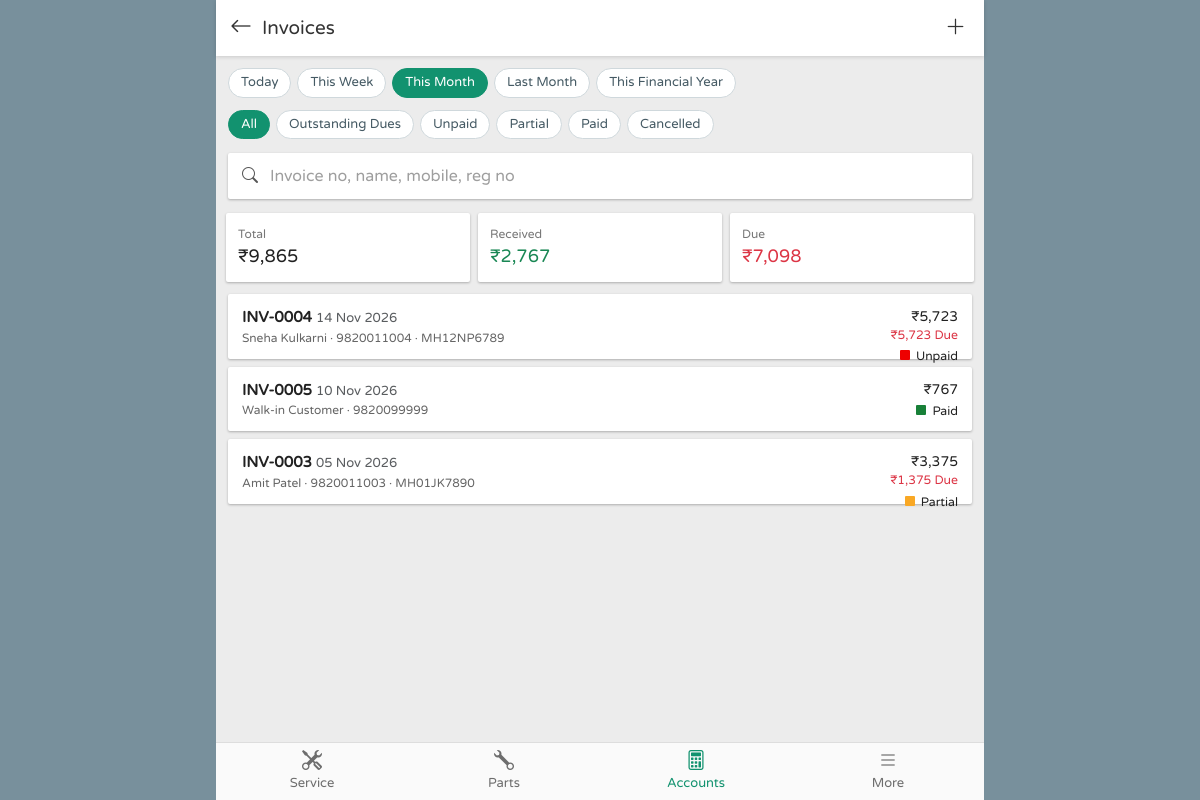
Screenshot of /invoices.php (signed in) with the database file from the repository.
### tables this page shows
CREATE TABLE invoices (
  id               INT UNSIGNED NOT NULL AUTO_INCREMENT,
  invoice_no       VARCHAR(20)   NOT NULL,
  type             ENUM('job','counter') NOT NULL DEFAULT 'job',
  job_card_id      INT UNSIGNED  NULL,
  customer_id      INT UNSIGNED  NULL,
  customer_name    VARCHAR(100)  NULL,    
  customer_mobile  VARCHAR(15)   NULL,
  invoice_date     DATE          NOT NULL,
  place_of_supply  CHAR(2)       NOT NULL DEFAULT '27',
  is_igst          TINYINT(1)    NOT NULL DEFAULT 0,
  gst_enabled      TINYINT(1)    NOT NULL DEFAULT 1,    
  subtotal         DECIMAL(12,2) NOT NULL DEFAULT 0,    
  discount         DECIMAL(12,2) NOT NULL DEFAULT 0,
  cgst             DECIMAL(12,2) NOT NULL DEFAULT 0,
  sgst             DECIMAL(12,2) NOT NULL DEFAULT 0,
  igst             DECIMAL(12,2) NOT NULL DEFAULT 0,
  round_off        DECIMAL(6,2)  NOT NULL DEFAULT 0,
  total            DECIMAL(12,2) NOT NULL DEFAULT 0,
  paid             DECIMAL(12,2) NOT NULL DEFAULT 0,
  balance          DECIMAL(12,2) NOT NULL DEFAULT 0,
  status           ENUM('unpaid','partial','paid','cancelled') NOT NULL DEFAULT 'unpaid',
  notes            TEXT          NULL,
  created_by       INT UNSIGNED  NULL,
  created_at       DATETIME      NOT NULL DEFAULT CURRENT_TIMESTAMP,
  PRIMARY KEY (id),
  UNIQUE KEY uq_invoice_no (invoice_no),
  UNIQUE KEY uq_invoice_jc (job_card_id),
  KEY idx_inv_date (invoice_date),
  KEY idx_inv_status (status),
  KEY idx_inv_customer (customer_id),
  CONSTRAINT fk_inv_jc       FOREIGN KEY (job_card_id) REFERENCES job_cards(id) ON DELETE RESTRICT,
  CONSTRAINT fk_inv_customer FOREIGN KEY (customer_id) REFERENCES customers(id) ON DELETE RESTRICT,
  CONSTRAINT fk_inv_user     FOREIGN KEY (created_by)  REFERENCES users(id)     ON DELETE SET NULL
);

CREATE TABLE customers (
  id          INT UNSIGNED NOT NULL AUTO_INCREMENT,
  name        VARCHAR(100) NOT NULL,
  mobile      VARCHAR(15)  NOT NULL,
  alt_mobile  VARCHAR(15)  NULL,
  email       VARCHAR(100) NULL,
  address     TEXT         NULL,
  city        VARCHAR(60)  NULL,
  gstin       VARCHAR(15)  NULL,
  notes       TEXT         NULL,
  created_at  DATETIME     NOT NULL DEFAULT CURRENT_TIMESTAMP,
  PRIMARY KEY (id),
  UNIQUE KEY uq_customers_mobile (mobile),
  KEY idx_customers_name (name)
);

CREATE TABLE vehicles (
  id                 INT UNSIGNED NOT NULL AUTO_INCREMENT,
  customer_id        INT UNSIGNED NOT NULL,
  reg_no             VARCHAR(20)  NOT NULL,
  make               VARCHAR(50)  NOT NULL,
  model              VARCHAR(50)  NOT NULL,
  variant            VARCHAR(50)  NULL,
  fuel_type          ENUM('petrol','diesel','cng','ev','other') NOT NULL DEFAULT 'petrol',
  year               SMALLINT UNSIGNED NULL,
  color              VARCHAR(30)  NULL,
  chassis_no         VARCHAR(40)  NULL,
  engine_no          VARCHAR(40)  NULL,
  odometer           INT UNSIGNED NULL,
  insurance_company  VARCHAR(100) NULL,
  policy_no          VARCHAR(50)  NULL,
  insurance_expiry   DATE         NULL,
  puc_expiry         DATE         NULL,
  next_service_date  DATE         NULL,
  next_service_km    INT UNSIGNED NULL,
  created_at         DATETIME     NOT NULL DEFAULT CURRENT_TIMESTAMP,
  PRIMARY KEY (id),
  UNIQUE KEY uq_vehicles_reg (reg_no),
  KEY idx_vehicles_customer (customer_id),
  KEY idx_vehicles_chassis (chassis_no),
  KEY idx_vehicles_insurance (insurance_expiry),
  KEY idx_vehicles_puc (puc_expiry),
  KEY idx_vehicles_service (next_service_date),
  CONSTRAINT fk_vehicles_customer FOREIGN KEY (customer_id) REFERENCES customers(id)
    ON DELETE RESTRICT ON UPDATE CASCADE
);

### includes/helpers.php (called while the page is built, shortened)
<?php
function base_url(): string
{
    static $base = null;
    if ($base !== null) return $base;
    $root = str_replace('\\', '/', realpath(__DIR__ . '/..'));
    $doc  = str_replace('\\', '/', realpath($_SERVER['DOCUMENT_ROOT'] ?? '') ?: '');
    if ($doc !== '' && strpos($root, $doc) === 0) {
        $base = substr($root, strlen($doc));
    } else {
        $script = str_replace('\\', '/', $_SERVER['SCRIPT_NAME'] ?? '');
        $base = preg_replace('#/(api|print)/[^/]*$#', '', $script);
        $base = preg_replace('#/[^/]*\.php$#', '', $base);
    }
    return $base = rtrim($base, '/');
}
function url(string $path = ''): string { return base_url() . '/' . ltrim($path, '/'); }
function e($s): string { return htmlspecialchars((string) ($s ?? ''), ENT_QUOTES | ENT_SUBSTITUTE, 'UTF-8'); }
function inr($n, int $dec = 2): string
{
    $n = (float) $n;
    $neg = $n < 0; $n = abs($n);
    $parts = explode('.', number_format($n, $dec, '.', ''));
    $int = $parts[0];
    $last3 = substr($int, -3);
    $rest = substr($int, 0, -3);
    if ($rest !== '' && $rest !== false) $rest = preg_replace('/\B(?=(\d{2})+(?!\d))/', ',', $rest) . ',';
    $out = ($rest ?: '') . $last3 . ($dec ? '.' . $parts[1] : '');
    return ($neg ? '-' : '') . $out;
}
function money($n, int $dec = 2): string { return ((float) $n < 0 ? '-₹' : '₹') . inr(abs((float) $n), $dec); }
function fmt_date($d, string $f = 'd M Y'): string { return $d ? date($f, strtotime((string) $d)) : '-'; }
function input(string $key, $default = '')
{
    $v = $_POST[$key] ?? $_GET[$key] ?? $default;
    return is_string($v) ? trim($v) : $v;
}
function one_of($v, array $allowed, $default) { return in_array($v, $allowed, true) ? $v : $default; }
function period_range(string $p, string $from = '', string $to = ''): array
{
    $today = date('Y-m-d');
    switch ($p) {
        default:           return [date('Y-m-01'), $today, t('this_month')];
    }
}

### includes/lang.php (called while the page is built, shortened)
<?php
function lang(): string
{
    if (!empty($_SESSION['lang']) && isset(LANGS[$_SESSION['lang']])) return $_SESSION['lang'];
    $d = function_exists('setting') ? (string) setting('default_language') : 'en';
    return isset(LANGS[$d]) ? $d : 'en';
}
function t(string $key): string
{
    static $dict = [];
    $l = lang();
    if (!isset($dict['en'])) $dict['en'] = require __DIR__ . '/lang/en.php';
    return $dict[$l][$key] ?? $dict['en'][$key] ?? ucfirst(str_replace('_', ' ', $key));
}
function te(string $key): string { return e(t($key)); }

### includes/db.php (called while the page is built, shortened)
<?php
function db(): PDO
{
    static $pdo = null;
    if ($pdo === null) {
        $dsn = 'mysql:host=' . DB_HOST . ';port=' . DB_PORT . ';dbname=' . DB_NAME . ';charset=utf8mb4';
        try {
            $pdo = new PDO($dsn, DB_USER, DB_PASS, [
                PDO::ATTR_ERRMODE            => PDO::ERRMODE_EXCEPTION,
                PDO::ATTR_DEFAULT_FETCH_MODE => PDO::FETCH_ASSOC,
                PDO::ATTR_EMULATE_PREPARES   => false,
            ]);
            $pdo->exec("SET time_zone = '+05:30'");
        } catch (PDOException $e) {
            http_response_code(500);
            exit(APP_DEBUG ? 'Database connection failed: ' . htmlspecialchars($e->getMessage())
                           : 'Database connection failed. Check config.php');
        }
    }
    return $pdo;
}
function q(string $sql, array $params = []): PDOStatement
{
    $st = db()->prepare($sql);
    $st->execute(array_values($params));
    return $st;
}
function rows(string $sql, array $params = []): array
{
    return q($sql, $params)->fetchAll();
}

### invoices.php (the view, shortened to what this page needs)
<?php
require __DIR__ . '/includes/bootstrap.php';
$status = one_of(input('status', 'all'), ['all', 'unpaid', 'partial', 'paid', 'cancelled', 'due'], 'all');
$q = (string) input('q');
[$from, $to, $plabel] = period_range((string) input('period', $status === 'due' ? 'this_year' : 'this_month'), (string) input('from'), (string) input('to'));
$where = ['i.invoice_date BETWEEN ? AND ?']; $params = [$from, $to];
$list = rows('SELECT i.*, c.name AS cname, c.mobile AS cmobile, v.reg_no FROM invoices i LEFT JOIN customers c ON c.id = i.customer_id
    LEFT JOIN job_cards jc ON jc.id = i.job_card_id LEFT JOIN vehicles v ON v.id = jc.vehicle_id
    WHERE ' . implode(' AND ', $where) . ' ORDER BY i.invoice_date DESC, i.id DESC LIMIT 300', $params);
$sum = ['total' => 0, 'paid' => 0, 'balance' => 0];
foreach ($list as $r) if ($r['status'] !== 'cancelled') { $sum['total'] += $r['total']; $sum['paid'] += $r['paid']; $sum['balance'] += $r['balance']; }
$header_right = '<a class="hdr-icon" href="' . url('invoice_new.php') . '"><i class="bi bi-plus-lg"></i></a>';
include __DIR__ . '/includes/header.php';
?>
<?php if ($status !== 'due') echo period_tabs((string) input('period', 'this_month'), 'invoices.php?status=' . $status); ?>
<div class="seg">
  <?php foreach (['all', 'due', 'unpaid', 'partial', 'paid', 'cancelled'] as $s): ?>
    <a class="<?= $s === $status ? 'active' : '' ?>" href="<?= url('invoices.php?status=' . $s) ?>"><?= te($s === 'all' ? 'all' : ($s === 'due' ? 'outstanding_dues' : 'inv_' . $s)) ?></a>
  <?php endforeach; ?>
</div>
<form class="search-card" method="get">
  <i class="bi bi-search"></i><input type="search" name="q" value="<?= e($q) ?>" placeholder="<?= te('search_invoice_ph') ?>">
</form>
<div class="kpi" style="grid-template-columns:repeat(3,1fr)">
  <div><small><?= te('total') ?></small><b><?= money($sum['total'], 0) ?></b></div>
  <div><small><?= te('received') ?></small><b class="text-success"><?= money($sum['paid'], 0) ?></b></div>
  <div><small><?= te('due') ?></small><b class="text-danger"><?= money($sum['balance'], 0) ?></b></div>
</div>
<?php foreach ($list as $r): $name = $r['cname'] ?: $r['customer_name']; $mob = $r['cmobile'] ?: $r['customer_mobile']; ?>
  <div class="list-card" data-href="invoice.php?id=<?= $r['id'] ?>" style="cursor:pointer">
    <div class="r"><div><?= money($r['total'], 0) ?></div>
      <?php if ($r['balance'] > 0 && $r['status'] !== 'cancelled'): ?><div class="text-danger small"><?= money($r['balance'], 0) ?> <?= te('due') ?></div><?php endif; ?>
      <span class="sq <?= $r['status'] === 'paid' ? 'paid' : ($r['status'] === 'partial' ? 'partial' : 'credit') ?>"></span><small><?= te('inv_' . $r['status']) ?></small></div>
    <div class="t"><?= e($r['invoice_no']) ?> <small class="text-muted fw-normal"><?= e(fmt_date($r['invoice_date'])) ?></small></div>
    <div class="s"><?= e($name ?: t('walk_in')) ?> <?= $mob ? '· ' . e($mob) : '' ?> <?= $r['reg_no'] ? '· ' . e($r['reg_no']) : '' ?></div>
  </div>
<?php endforeach; ?>
<?php include __DIR__ . '/includes/footer.php'; ?>

### assets/css/app.css (style rules this page uses)
:root { --primary: #12926f; --primary-dark: #0d7559; --primary-light: #e7f4f0; --dark-btn: #263238; --danger: #f44336; --due: #e53935; --blue: #1e88e5; --navy: #1a3a8f; --grey: #78909c; --text: #212121; --muted: #757575; --line: #e0e0e0; --page-bg: #ececec; --outer-bg: #78909c; --card-shadow: 0 1px 3px rgba(0,0,0,.18), 0 1px 2px rgba(0,0,0,.10); --hdr-h: 56px; --nav-h: 58px; --app-max: 768px; --bs-primary: #12926f; --bs-primary-rgb: 18,146,111; --bs-link-color: #12926f; --bs-link-hover-color: #0d7559; }
* { -webkit-tap-highlight-color: transparent; }
html, body { height: 100%; }
body { margin: 0; font-family: "Varela Round", "Poppins", "Nirmala UI", "Noto Sans Devanagari", system-ui, -apple-system, "Segoe UI", Roboto, sans-serif; font-size: 14px; color: var(--text); background: var(--outer-bg); }
a { color: var(--primary); text-decoration: none; }
.hdr-icon { font-size: 21px; color: #333; padding: 4px 6px; background: none; border: 0; }
.search-card { background: #fff; box-shadow: var(--card-shadow); border-radius: 2px; display: flex; align-items: center; padding: 0 14px; height: 46px; margin: 4px 2px 14px; }
.search-card i { color: #555; font-size: 16px; }
.search-card input { border: 0; outline: 0; flex: 1; font-size: 16px; padding: 0 12px; background: transparent; font-family: inherit; }
.search-card input::placeholder { color: #9e9e9e; }
.sq { width: 10px; height: 10px; display: inline-block; border-radius: 1px; margin-right: 6px; }
.sq.paid { background: #188038; }
.sq.partial { background: #f9a825; }
.sq.credit { background: #e00; }
.list-card { background: #fff; box-shadow: var(--card-shadow); border-radius: 2px; margin: 0 2px 8px; padding: 12px 14px; display: block; color: var(--text); }
.list-card .t { font-weight: 700; font-size: 15px; }
.list-card .s { font-size: 12px; color: #666; }
.list-card .r { float: right; text-align: right; }
.seg { display: flex; gap: 6px; overflow-x: auto; padding: 2px 2px 10px; scrollbar-width: none; }
.seg a { white-space: nowrap; border: 1px solid #cfd8dc; background: #fff; color: #455a64; border-radius: 16px; padding: 4px 12px; font-size: 13px; }
.seg a.active { background: var(--primary); color: #fff; border-color: var(--primary); }
.kpi { display: grid; grid-template-columns: repeat(2, 1fr); gap: 8px; margin-bottom: 12px; }
.kpi div { background: #fff; box-shadow: var(--card-shadow); padding: 12px; border-radius: 2px; }
.kpi small { color: #777; font-size: 12px; display: block; }
.kpi b { font-size: 18px; font-weight: 400; }
@media (min-width: 576px) { .kpi { grid-template-columns: repeat(4, 1fr); } }
@media (min-width: 769px) { body { padding: 0; } }

### rows the page displays
invoices: total "₹5,723", balance "₹5,723", status "Unpaid", invoice_no "INV-0004", invoice_date "14 Nov 2026", customer.name "Sneha Kulkarni", customer.mobile "9820011004", vehicles.reg_no "MH12NP6789"
invoices: total "₹767", status "Paid", invoice_no "INV-0005", invoice_date "10 Nov 2026", customer_name "Walk-in Customer", customer_mobile "9820099999"
invoices: total "₹3,375", balance "₹1,375", status "Partial", invoice_no "INV-0003", invoice_date "05 Nov 2026", customer.name "Amit Patel", customer.mobile "9820011003", vehicles.reg_no "MH01JK7890"

### other values shown
$title_html "Invoices"
t($p === 'this_year' ? 'this_fy' : $p) "Today"
t($p === 'this_year' ? 'this_fy' : $p) "This Week"
t($p === 'this_year' ? 'this_fy' : $p) "This Month"
t($p === 'this_year' ? 'this_fy' : $p) "Last Month"
t($p === 'this_year' ? 'this_fy' : $p) "This Financial Year"
te('total') "Total"
money($sum['total'], 0) "₹9,865"
te('received') "Received"
money($sum['paid'], 0) "₹2,767"
te('due') "Due"
money($sum['balance'], 0) "₹7,098"
$label "Service"
$label "Parts"
$label "Accounts"
